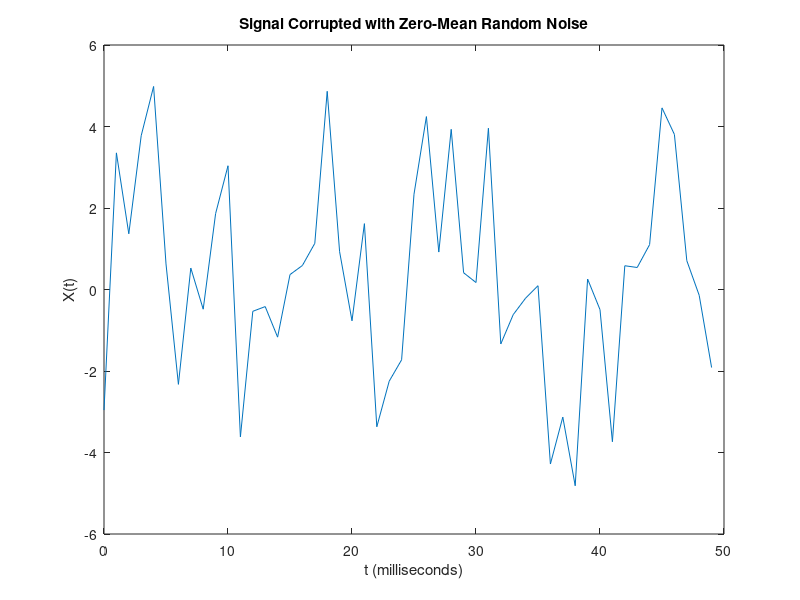
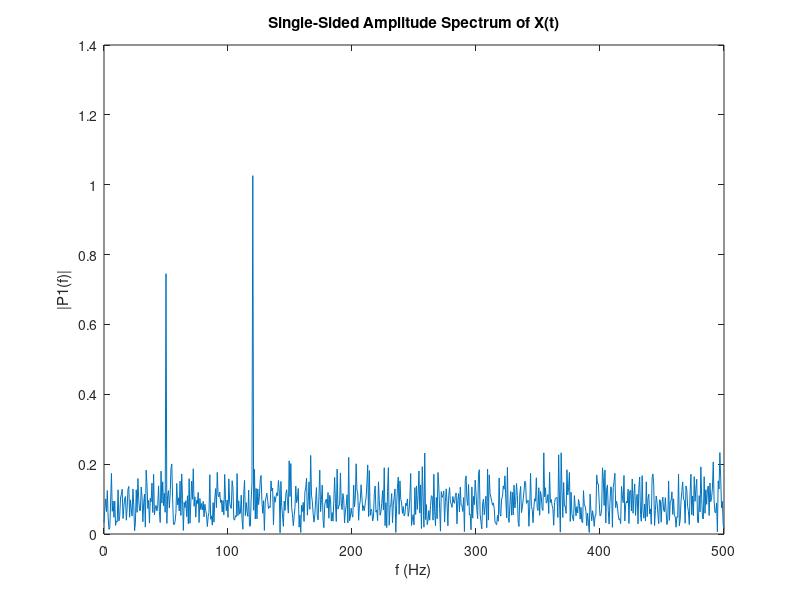
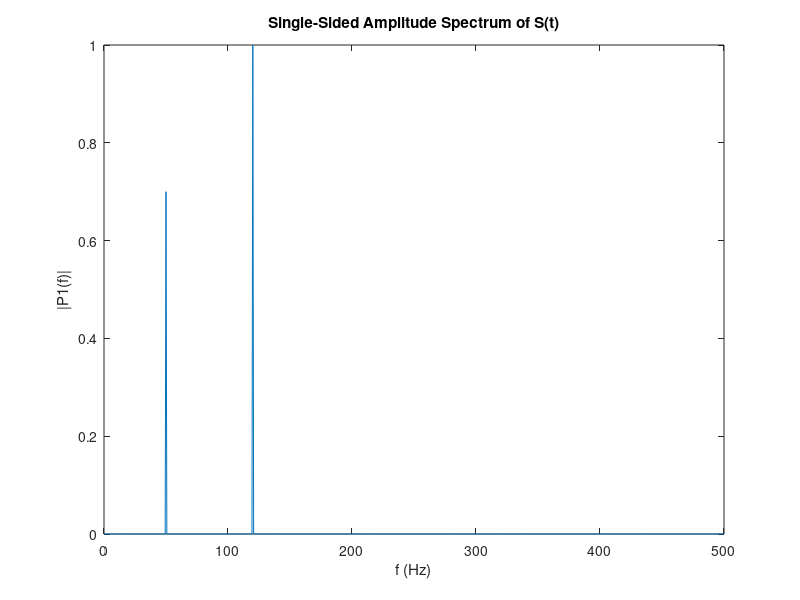

Reproduce these figures in MATLAB, in order.
Fs = 1000;            % Sampling frequency                    
T = 1/Fs;             % Sampling period       
L = 1500;             % Length of signal
t = (0:L-1)*T;        % Time vector

% Form a signal containing a 50 Hz sinusoid of amplitude 0.7 and a 120 Hz 
% sinusoid of amplitude 1
S = 0.7*sin(2*pi*50*t) + sin(2*pi*120*t);

% Corrupt the signal with zero-mean white noise with a variance of 4
X = S + 2*randn(size(t));

% Plot the noisy signal in the time domain
figure
plot(1000*t(1:50),X(1:50))
title('Signal Corrupted with Zero-Mean Random Noise')
xlabel('t (milliseconds)')
ylabel('X(t)')

% Perform fourier transform
Y = fft(X);

% Compute the two-sided spectrum P2. Then compute the single-sided 
% spectrum P1 based on P2 and the even-valued signal length L
P2 = abs(Y/L);
P1 = P2(1:L/2+1);
P1(2:end-1) = 2*P1(2:end-1);

% Define the frequency domain f and plot the single-sided 
% amplitude spectrum P1
f = Fs*(0:(L/2))/L;

figure
plot(f,P1) 
title('Single-Sided Amplitude Spectrum of X(t)')
xlabel('f (Hz)')
ylabel('|P1(f)|')

% take the Fourier transform of the original, 
% uncorrupted signal and retrieve the exact amplitudes
Y = fft(S);
P2 = abs(Y/L);
P1 = P2(1:L/2+1);
P1(2:end-1) = 2*P1(2:end-1);

figure
plot(f,P1) 
title('Single-Sided Amplitude Spectrum of S(t)')
xlabel('f (Hz)')
ylabel('|P1(f)|')
